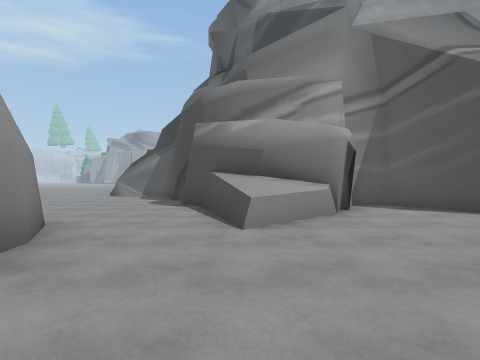
[1] (above)

21 first-person views from a walk through a 3-D level made in the Unity game engine. The camera is 1.2 m above the floor, looks level and sees 80° across. The floor is counted in squares, 1.8 m on a side. Each view is taken from the middle of a square. On the plan, view 1 faces up. The plan holds only what a view shows up to about 9 squares ahead; the rest is blank. The place goes on beyond the plan. The player is left out.

[2]
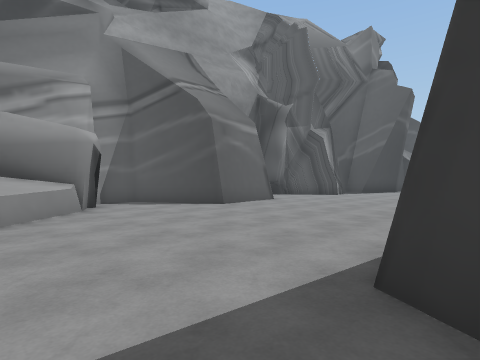

[3]
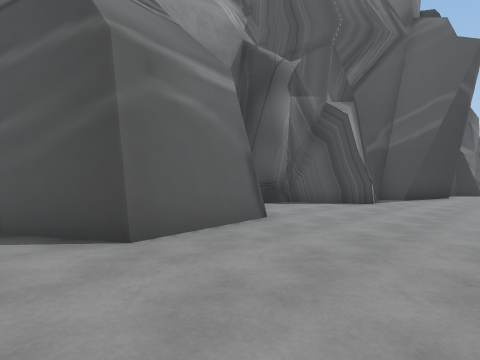

[4]
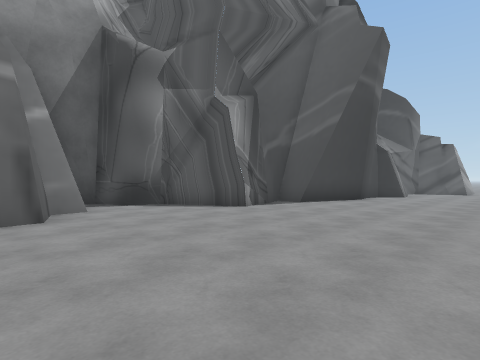

[5]
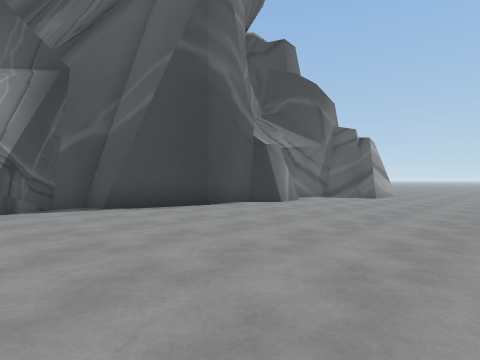

[6]
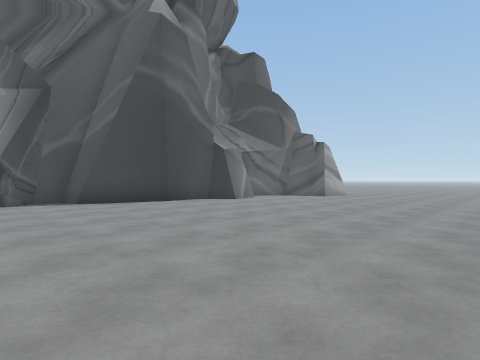

[7]
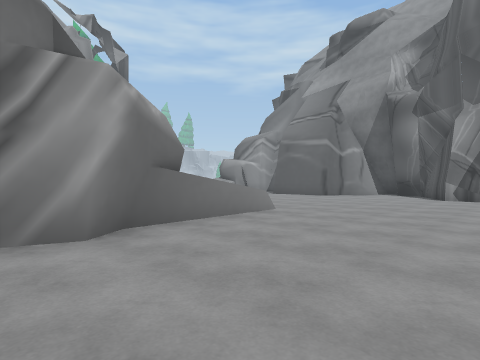

[8]
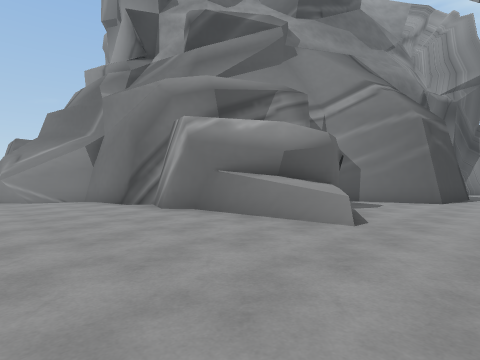

[9]
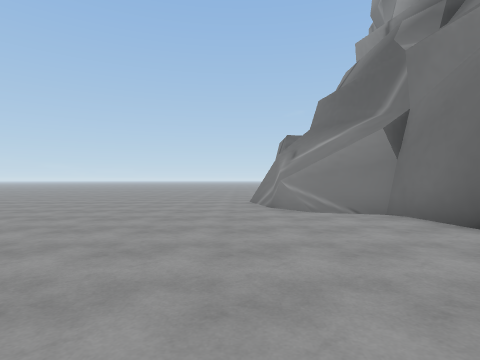

[10]
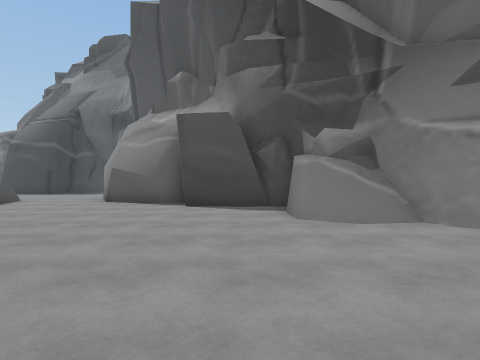

[11]
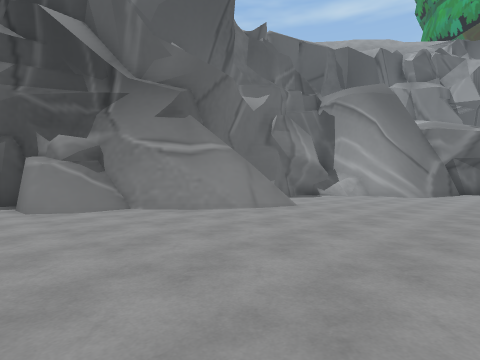

[12]
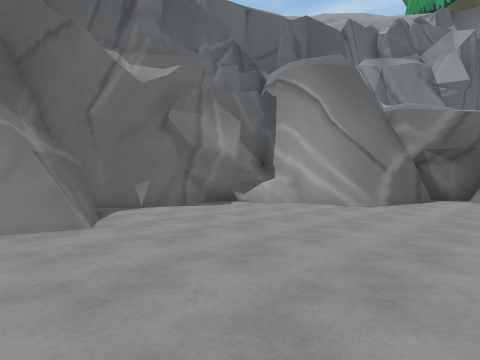

[13]
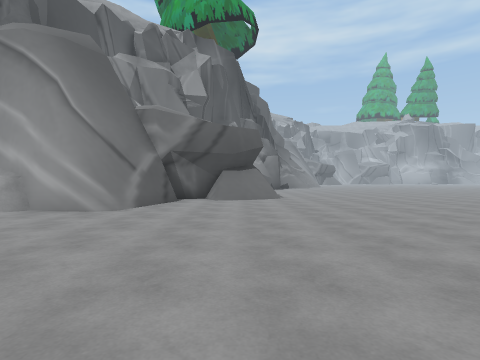

[14]
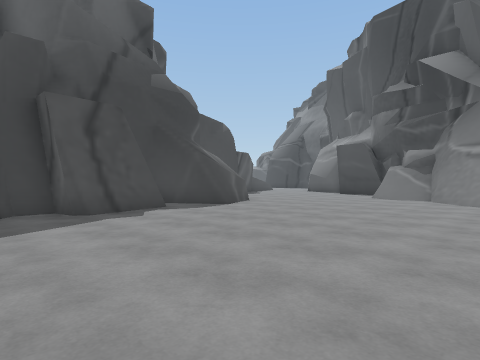

[15]
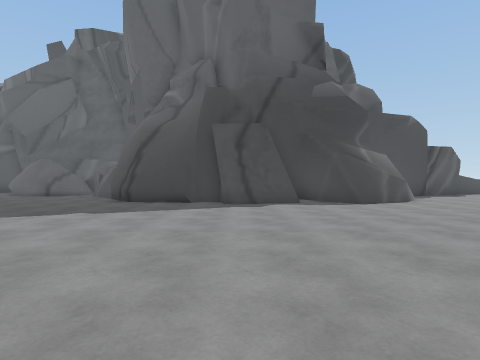

[16]
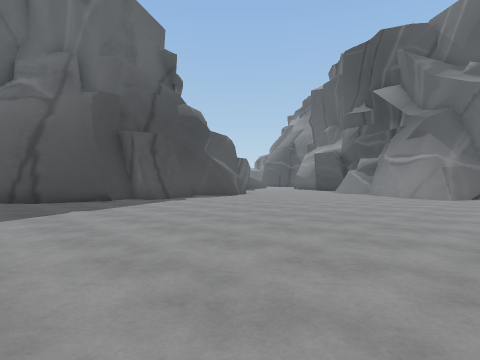

[17]
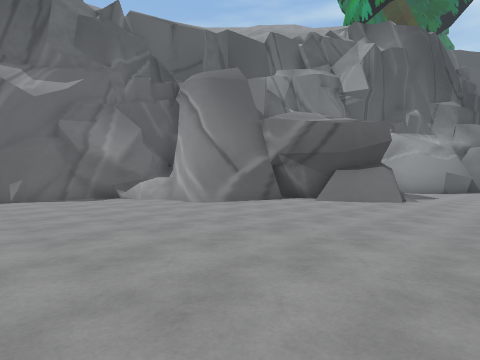

[18]
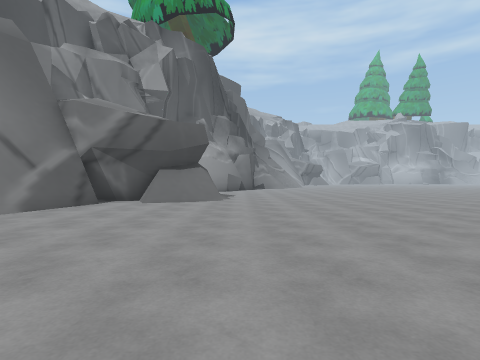

[19]
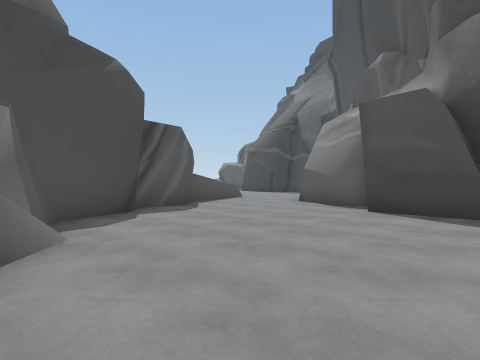

[20]
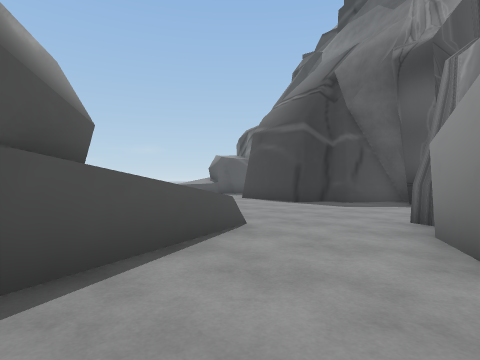

[21]
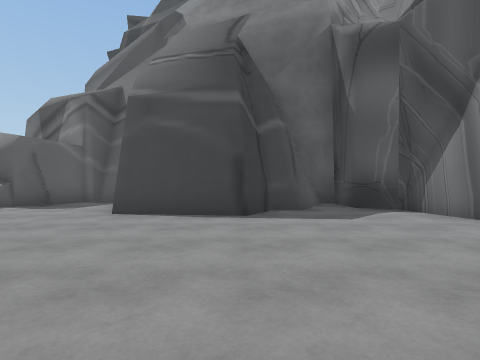

### Floor plan
Key: @ floor where view 1 was taken; # wall or solid block; . floor; / step, stairs or slope; = window, fence, low wall or low ledge; ^ raised ledge.
Columns run from 23 left of view 1 to 23 right of it. Each row starts with its distance up from view 1.
 22 ....    ...... ....
 21 ......  ..........##
 20 ....... ..........#
 19 ..................#
 18 ..................#
 17 .................##
 16 .................###
 15 #..................#
 14 #................###
 13 ###..............##
 12  ####.............###
 11    ##...............##
 10    #^....=##=........#
  9    #^#...#####.......##
  8      #####  ##/#......#   ##    ###
  7              ###......##  .##  ##.##
  6                ###....#^##..####...####
  5                 ####...^^....##....##.##
  4                   ###..=...............####
  3                     ##......................
  2                      #.......................
  1                      #........................
  0                      #.@.......................
 -1                      ##.#####....=.............
 -2                      ####   #.##^^.............
 -3                             ####^^.............
 -4                               #  #.......
 -5                                  #......
 -6                                  ##......
 -7                                   #.......
 -8                                   #.......
 -9                                   ##.......
-10                                    ##.......
-11                                     #.......

Positions as (right, up) in squares from view 1, and headings:
1: (0, 0), facing up
2: (0, -1), facing up-right
3: (4, 2), facing up-right
4: (7, 0), facing up-right
5: (12, -2), facing up-right
6: (12, -4), facing up-right
7: (14, -6), facing up-left
8: (14, 1), facing down-left
9: (14, -3), facing down
10: (-7, 13), facing down
11: (-7, 15), facing down-left
12: (-12, 15), facing down-left
13: (-13, 15), facing left
14: (-12, 19), facing down-right
15: (-14, 17), facing right
16: (-15, 22), facing down-right
17: (-14, 19), facing down-left
18: (-14, 17), facing left
19: (-8, 12), facing down-right
20: (-3, 7), facing down-right
21: (2, 5), facing down
